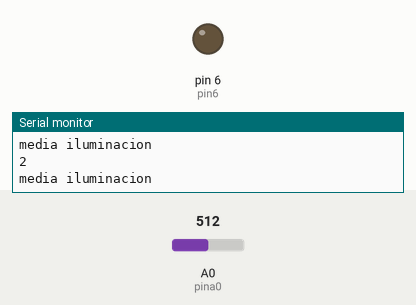
A sketch run on a simulated Arduino Uno, built with avr-gcc and run on an emulated ATmega328P. On the bench: output pins drawn as LEDs (lit = HIGH), the last lines printed to the serial monitor. The inputs (shaded band) are chosen by the test bench; at power-on: A0 (pina0) = 512.

Above: at 1.2 s.
1.3 s: A0 (pina0) set to 750
2.8 s: A0 (pina0) set to 773
At 3.1 s:
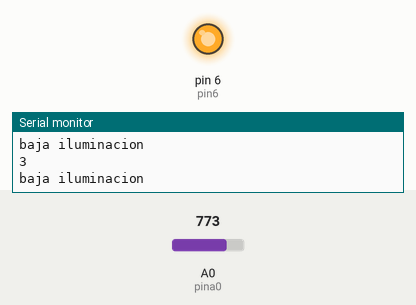
4.3 s: A0 (pina0) set to 716
At 5.5 s:
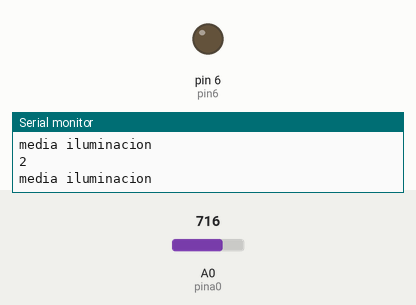
5.8 s: A0 (pina0) set to 900
At 7.0 s:
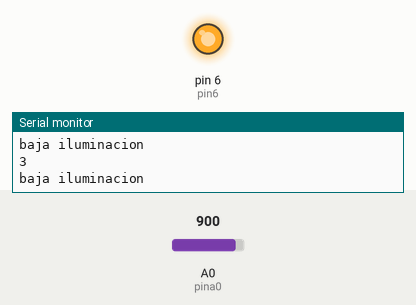
Timing chart, 0 to 8.3 s (numbered marks = the images above; inputs shaded):
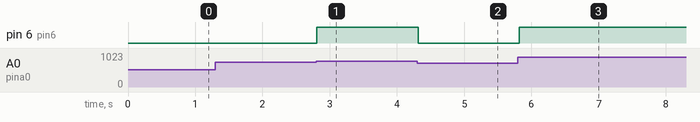

The sketch:

switch_case_ultimo_ok.ino
```cpp
int pina0 = A0;
int pin6 = 6;
int brillo;
int del = 100;

void setup() {
  Serial.begin(9600);
  pinMode(pina0, INPUT);
  pinMode(pin6,OUTPUT);
}

void loop() {
  brillo = analogRead(pina0) / 255;
  Serial.println(brillo);

  switch (brillo) {
    case 0:
      Serial.println("Max. alimunacion");
      digitalWrite(pin6, LOW);
      break;

    case 1:
      Serial.println("alta iluminacion");
      digitalWrite(pin6, LOW);
      break;

    case 2:
      Serial.println("media iluminacion");
      digitalWrite(pin6, LOW);
      break;

    case 3:
      Serial.println("baja iluminacion");
      digitalWrite(pin6, HIGH);
      break;

    case 4:
      Serial.println("muy baja iluminacion");
      digitalWrite(pin6, HIGH);
      break;

    default:
      Serial.println(" error");
      break;
  }

  delay(del);
}
```

Measured:
- the behaviour switches between 764 and 765 on A0 (pina0) (found by bisection; images 0 and 1)
- after the input at 2.8 s, pin 6 (pin6): LOW → HIGH at once
- after the input at 4.3 s, pin 6 (pin6): HIGH → LOW at once
- after the input at 5.8 s, pin 6 (pin6): LOW → HIGH at once
